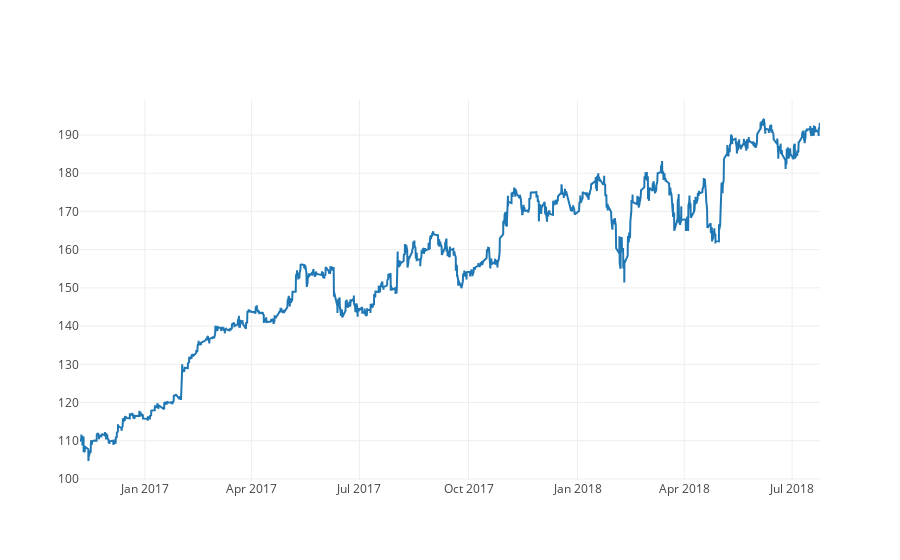

The notebook cell this image was saved under:
### Code cell
btc_trace = go.Scatter(x=data.index, y=data['Close'], name= 'Price')
py.iplot([btc_trace])

### Figure 1 — Plotly figure (JSON) as saved in the notebook; plotly's stock layout.template omitted (floating-point values rounded to 4 significant figures; data arrays with more than 128 entries replaced by an {"elided": "..."} marker saying what was removed)
{"data": [{"name": "Price", "type": "scatter", "uid": "0033b824-8f7b-11e8-bf2d-b46bfca8453e", "x": {"elided": "5988 str values"}, "y": {"elided": "5988 float values"}}], "layout": {}}
